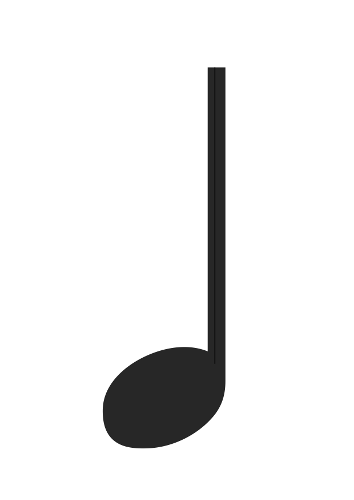
#> input picture Scripts/Images/noire.png, 354 x 500 px
$ python detect_cle.py   (older library calls are emulated)
#> lines starting #> are read from the running program, lines starting #| are printed output that depends on the picture; after the words box and inside, x2 and y2 are one past the last pixel; in counts of white or black regions, pixels touching at a corner belong together
import numpy as np
import cv2

image = cv2.imread('Images/noire.png')
#> image is the input picture: shape (500, 354, 3); min 19, max 255, mean 237

gray = cv2.cvtColor(image, cv2.COLOR_BGR2GRAY)
ret,thresh = cv2.threshold(gray,250,255,cv2.THRESH_BINARY_INV)
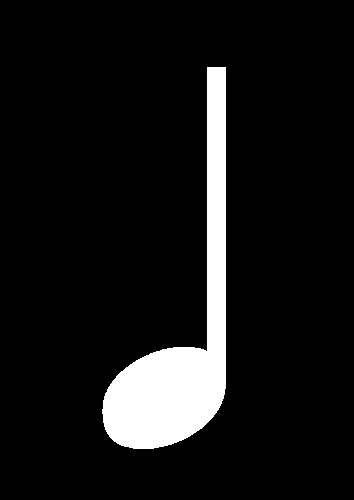
#> thresh: shape (500, 354); 8.6% white; 1 white region

img,contours,h =cv2.findContours(thresh,cv2.RETR_EXTERNAL,cv2.CHAIN_APPROX_SIMPLE)
#> contours = 1 contour; box (x1, y1, x2, y2) and area: (102, 67, 226, 449) 14788; h = [[-1, -1, -1, -1]]

decal = 0
index = 0

for cnt in contours:
    index = index + 1
    perimetre=cv2.arcLength(cnt,True)
    approx = cv2.approxPolyDP(cnt,0.01*perimetre,True)

    M = cv2.moments(cnt)
    cX = int(M["m10"] / M["m00"])
    cY = int(M["m01"] / M["m00"])
    cv2.drawContours(image,[cnt],-1,(0,255,0),1)
    #print("nombres de cotes = ",len(approx))

    if len(approx)==3:
        shape = "triangle"
    elif len(approx)==4:
        (x, y, w, h) = cv2.boundingRect(approx)
        ratio = w / float(h)
        if ratio >= 0.95 and ratio <= 1.05:
            shape = "carre"
        else:
            shape = "rectangle"
    elif len(approx)==5:
        shape = "pentagone"
    elif len(approx)==6:
        shape = "hexagone"
    else:
        shape= "circle"
        print("Nombres de cotés de la note",index," = ",len(approx))
    cv2.putText(image, shape, (cX, cY), cv2.FONT_HERSHEY_SIMPLEX,0.5, (0, 255, 0), 2)
    cv2.imshow('image',image)
    cv2.waitKey(0)
#> this loop made 1 pass
#> (index, perimetre, cX, cY, shape) on pass 1: (1, 951, 182, 331, 'circle')
#| Nombres de cotés de la note 1  =  9
#> pass 1, `cv2.imshow('image',image)`:
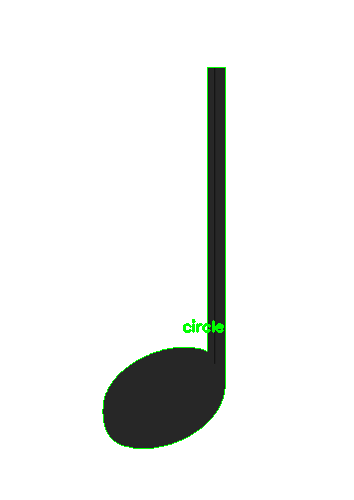
#> window 'image': shape (500, 354, 3); mean B, G, R 235.9, 237.6, 235.9
#> after the loop, index = 1
